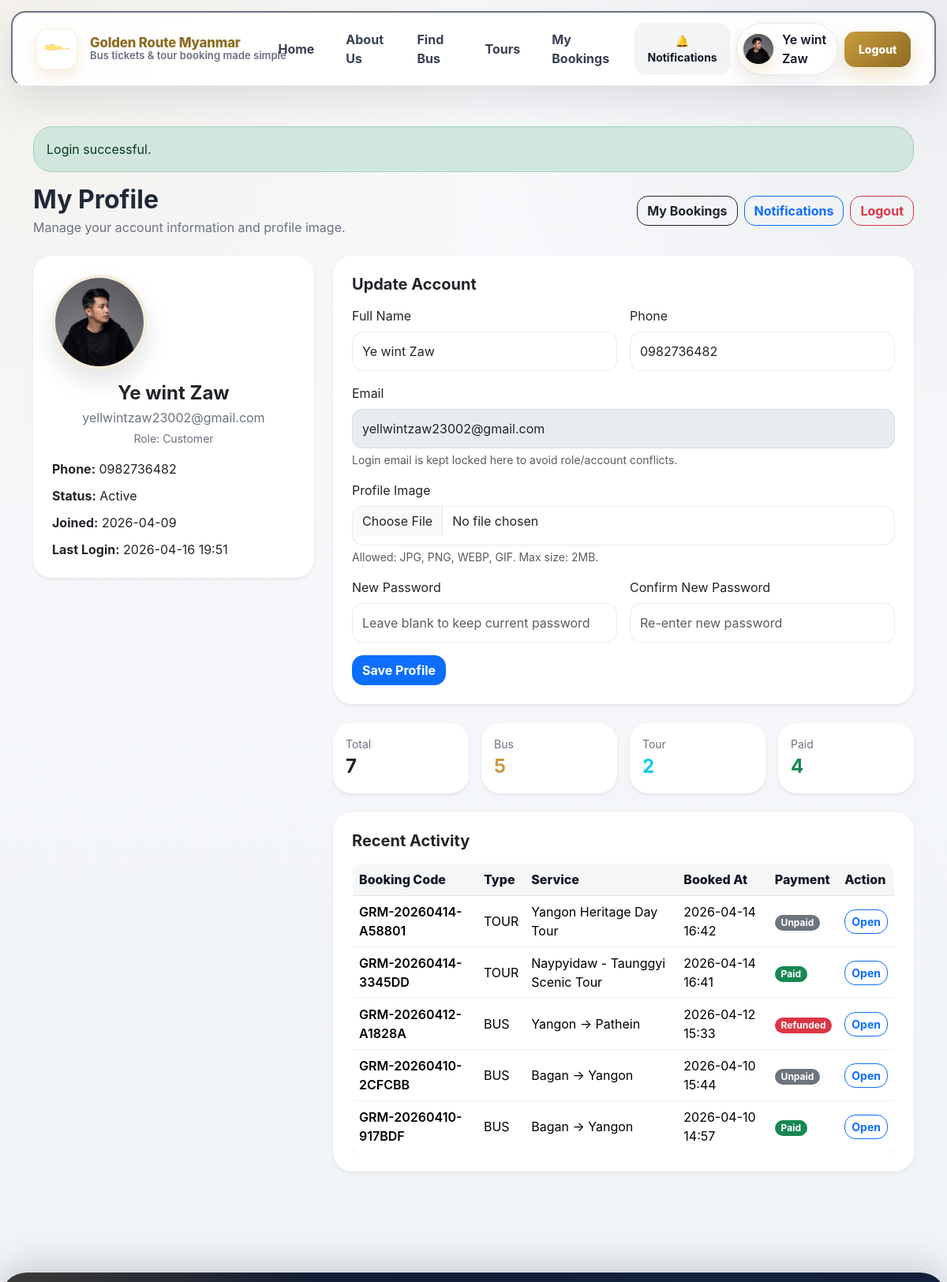
Page /account/profile.php (signed in, upper part) on the earlier database version.
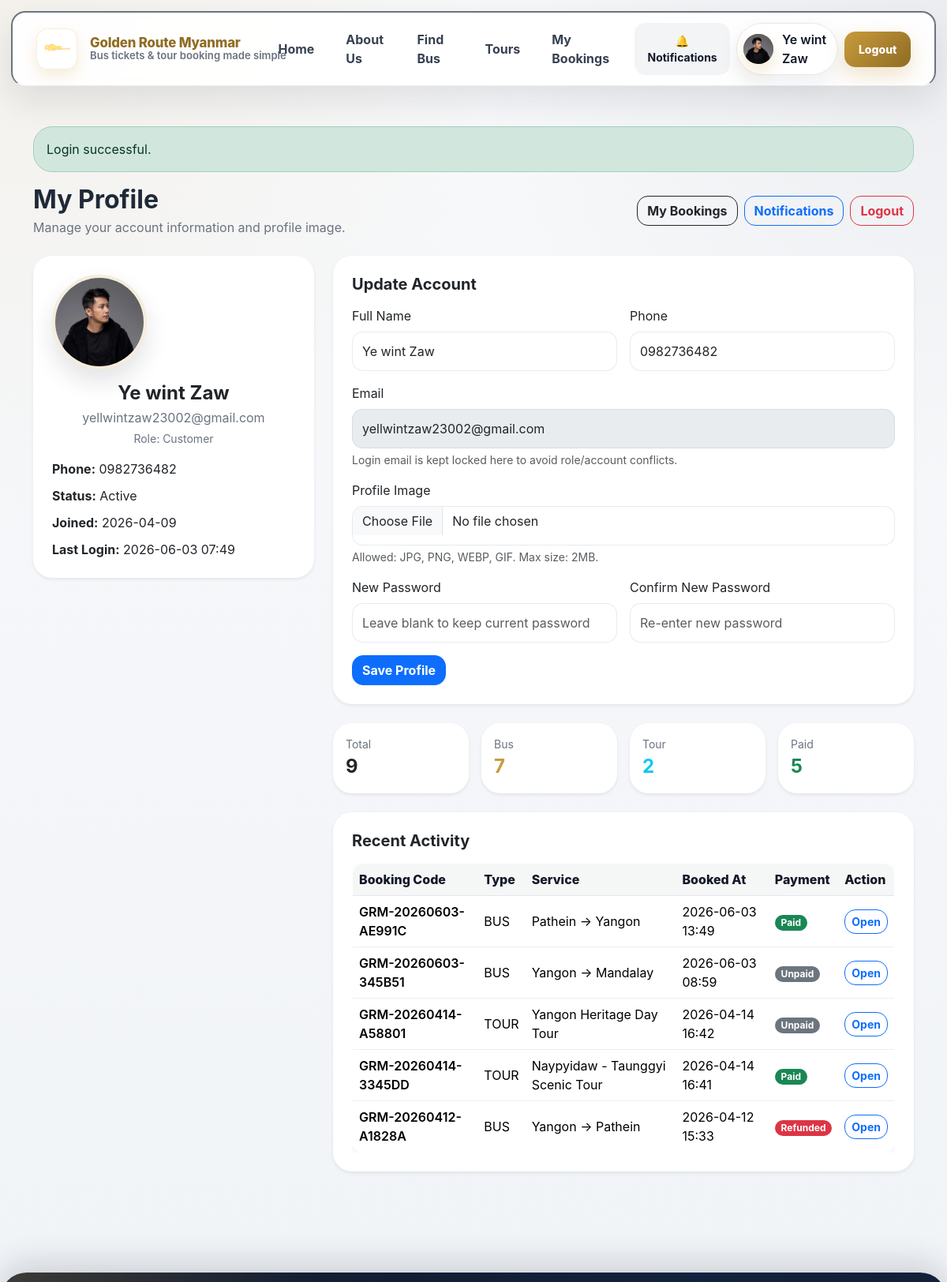
Same page on the later database version.
### tables this page shows
CREATE TABLE `users` (
  `id` bigint(20) UNSIGNED NOT NULL,
  `name` varchar(120) NOT NULL,
  `email` varchar(150) NOT NULL,
  `phone` varchar(30) DEFAULT NULL,
  `profile_image` varchar(255) DEFAULT NULL,
  `password` varchar(255) NOT NULL,
  `role` enum('super_admin','bus_admin','tour_admin','customer') NOT NULL DEFAULT 'customer',
  `status` enum('active','inactive','suspended') NOT NULL DEFAULT 'active',
  `email_verified_at` datetime DEFAULT NULL,
  `last_login_at` datetime DEFAULT NULL,
  `remember_token` varchar(100) DEFAULT NULL,
  `created_at` timestamp NOT NULL DEFAULT current_timestamp(),
  `updated_at` timestamp NOT NULL DEFAULT current_timestamp() ON UPDATE current_timestamp()
);

CREATE TABLE `bookings` (
  `id` bigint(20) UNSIGNED NOT NULL,
  `booking_code` varchar(50) NOT NULL,
  `user_id` bigint(20) UNSIGNED NOT NULL,
  `booking_type` enum('bus','tour') NOT NULL DEFAULT 'bus',
  `trip_id` bigint(20) UNSIGNED DEFAULT NULL,
  `tour_batch_id` bigint(20) UNSIGNED DEFAULT NULL,
  `passenger_count` int(10) UNSIGNED NOT NULL DEFAULT 1,
  `total_amount` decimal(12,2) NOT NULL DEFAULT 0.00,
  `status` enum('pending','confirmed','paid','cancelled','completed') NOT NULL DEFAULT 'pending',
  `payment_status` enum('unpaid','pending_review','paid','failed','refunded') NOT NULL DEFAULT 'unpaid',
  `notes` text DEFAULT NULL,
  `booked_at` datetime NOT NULL DEFAULT current_timestamp(),
  `created_at` timestamp NOT NULL DEFAULT current_timestamp(),
  `updated_at` timestamp NOT NULL DEFAULT current_timestamp() ON UPDATE current_timestamp()
);

CREATE TABLE `tour_packages` (
  `id` bigint(20) UNSIGNED NOT NULL,
  `company_id` bigint(20) UNSIGNED NOT NULL,
  `title` varchar(180) NOT NULL,
  `description` text DEFAULT NULL,
  `price` decimal(12,2) NOT NULL DEFAULT 0.00,
  `duration_days` int(10) UNSIGNED NOT NULL DEFAULT 1,
  `hotel_info` text DEFAULT NULL,
  `transport_info` text DEFAULT NULL,
  `route_info` text DEFAULT NULL,
  `itinerary` longtext DEFAULT NULL,
  `included_services` longtext DEFAULT NULL,
  `excluded_services` longtext DEFAULT NULL,
  `cover_image` varchar(255) DEFAULT NULL,
  `status` enum('draft','active','inactive') NOT NULL DEFAULT 'draft',
  `created_at` timestamp NOT NULL DEFAULT current_timestamp(),
  `updated_at` timestamp NOT NULL DEFAULT current_timestamp() ON UPDATE current_timestamp()
);

CREATE TABLE `cities` (
  `id` bigint(20) UNSIGNED NOT NULL,
  `name` varchar(100) NOT NULL,
  `state_region` varchar(100) DEFAULT NULL,
  `slug` varchar(120) DEFAULT NULL,
  `is_active` tinyint(1) NOT NULL DEFAULT 1,
  `created_at` timestamp NOT NULL DEFAULT current_timestamp(),
  `updated_at` timestamp NOT NULL DEFAULT current_timestamp() ON UPDATE current_timestamp()
);

### account/profile.php (the view, shortened to what the changed rows need)
<?php
require_once __DIR__ . '/../includes/auth.php';
require_once __DIR__ . '/../includes/profile_helper.php';
require_once __DIR__ . '/../includes/company_helper.php';
require_once __DIR__ . '/../includes/customer_history_helper.php';
$conn = getDBConnection();
$userId = (int)current_user_id();
$role = (string)current_user_role();
$userSql = "SELECT id, name, email, phone, role, status, profile_image, created_at, last_login_at FROM users WHERE id = ? LIMIT 1";
$userStmt = $conn->prepare($userSql);
$userStmt->bind_param('i', $userId);
$userStmt->execute();
$user = $userStmt->get_result()->fetch_assoc();
$historyRows = [];
$summary = null;
if ($role === 'customer') {
    $historyRows = fetch_customer_booking_history($conn, $userId);
    $summary = summarize_customer_booking_history($historyRows);
} elseif ($role === 'bus_admin') {
    $companyInfo = get_bus_admin_company($conn, $userId);
} elseif ($role === 'tour_admin') {
    $companyInfo = get_tour_admin_company($conn, $userId);
}
require_once __DIR__ . '/../includes/header.php';
?>
<div class="container py-5">
    <div class="d-flex flex-column flex-lg-row justify-content-between align-items-lg-center mb-4 gap-3">
        <div>
            <h2 class="fw-bold mb-1">My Profile</h2>
        </div>
    </div>
    <div class="row g-4">
        <div class="col-lg-4">
            <div class="card border-0 shadow-sm rounded-4 profile-side-card mb-4">
                <div class="card-body p-4 text-center">
                    <?php if ($profileImageUrl !== ''): ?>
                        <img src="<?php echo e($profileImageUrl); ?>" alt="<?php echo e($user['name']); ?>" class="profile-photo-lg mb-3">
                    <?php else: ?>
                        <div class="profile-photo-lg profile-photo-fallback mb-3 mx-auto">
                            <?php echo e(strtoupper(substr(trim((string)$user['name']), 0, 1) ?: 'U')); ?>
                        </div>
                    <?php endif; ?>
                    <h4 class="fw-bold mb-1"><?php echo e($user['name']); ?></h4>
                    <div class="text-muted mb-1"><?php echo e($user['email']); ?></div>
                    <div class="small text-muted mb-3">
                        Role: <?php echo e(ucwords(str_replace('_', ' ', $user['role']))); ?>
                    </div>
                    <div class="profile-meta-list text-start">
                        <div><strong>Phone:</strong> <?php echo e($user['phone'] ?: '-'); ?></div>
                        <div><strong>Status:</strong> <?php echo e(ucfirst((string)$user['status'])); ?></div>
                        <div><strong>Joined:</strong> <?php echo e(date('Y-m-d', strtotime((string)$user['created_at']))); ?></div>
                        <div><strong>Last Login:</strong> <?php echo !empty($user['last_login_at']) ? e(date('Y-m-d H:i', strtotime((string)$user['last_login_at']))) : '-'; ?></div>
                    </div>
                </div>
            </div>
        </div>
        <div class="col-lg-8">
            <div class="card border-0 shadow-sm rounded-4 mb-4">
                <div class="card-body p-4">
                    <form action="<?php echo BASE_URL; ?>actions/update_profile.php" method="POST" enctype="multipart/form-data">
                        <div class="row g-3">
                            <div class="col-md-6">
                                <label class="form-label">Full Name</label>
                                <input type="text" name="name" class="form-control" value="<?php echo e($user['name']); ?>" required>
                            </div>
                            <div class="col-md-6">
                                <label class="form-label">Phone</label>
                                <input type="text" name="phone" class="form-control" value="<?php echo e($user['phone'] ?? ''); ?>">
                            </div>
                            <div class="col-md-12">
                                <label class="form-label">Email</label>
                                <input type="email" class="form-control" value="<?php echo e($user['email']); ?>" disabled>
                                <div class="form-text">Login email is kept locked here to avoid role/account conflicts.</div>
                            </div>
                        </div>
                    </form>
                </div>
            </div>
            <?php if ($role === 'customer' && is_array($summary)): ?>
                <div class="row g-3 mb-4">
                    <div class="col-6 col-md-3">
                        <div class="card border-0 shadow-sm rounded-4 h-100">
                            <div class="card-body">
                                <div class="small text-muted">Total</div>
                                <div class="fs-4 fw-bold"><?php echo e($summary['total_bookings']); ?></div>
                            </div>
                        </div>
                    </div>
                    <div class="col-6 col-md-3">
                        <div class="card border-0 shadow-sm rounded-4 h-100">
                            <div class="card-body">
                                <div class="small text-muted">Bus</div>
                                <div class="fs-4 fw-bold text-primary"><?php echo e($summary['bus_bookings']); ?></div>
                            </div>
                        </div>
                    </div>
                    <div class="col-6 col-md-3">
                        <div class="card border-0 shadow-sm rounded-4 h-100">
                            <div class="card-body">
                                <div class="small text-muted">Tour</div>
                                <div class="fs-4 fw-bold text-info"><?php echo e($summary['tour_bookings']); ?></div>
                            </div>
                        </div>
                    </div>
                    <div class="col-6 col-md-3">
                        <div class="card border-0 shadow-sm rounded-4 h-100">
                            <div class="card-body">
                                <div class="small text-muted">Paid</div>
                                <div class="fs-4 fw-bold text-success"><?php echo e($summary['paid_bookings']); ?></div>
                            </div>
                        </div>
                    </div>
                </div>
                <div class="card border-0 shadow-sm rounded-4">
                    <div class="card-body p-4">
                        <h5 class="fw-bold mb-3">Recent Activity</h5>
                        <?php if (empty($historyRows)): ?>
                            <div class="alert alert-info mb-0">You do not have any bookings yet.</div>
                        <?php else: ?>
                            <div class="table-responsive">
                                <table class="table align-middle mb-0">
                                    <thead class="table-light">
                                        <tr>
                                            <th>Booking Code</th>
                                            <th>Type</th>
                                            <th>Service</th>
                                            <th>Booked At</th>
                                            <th>Payment</th>
                                            <th>Action</th>
                                        </tr>
                                    </thead>
                                    <tbody>
                                        <?php foreach (array_slice($historyRows, 0, 5) as $row): ?>
                                            <tr>
                                                <td class="fw-semibold"><?php echo e($row['booking_code']); ?></td>
                                                <td><?php echo e(strtoupper($row['booking_type'])); ?></td>
                                                <td>
                                                    <?php if ($row['booking_type'] === 'bus'): ?>
                                                        <?php echo e($row['from_city_name']); ?> → <?php echo e($row['to_city_name']); ?>
                                                    <?php else: ?>
                                                        <?php echo e($row['package_title']); ?>
                                                    <?php endif; ?>
                                                </td>
                                                <td><?php echo e(date('Y-m-d H:i', strtotime((string)$row['booked_at']))); ?></td>
                                                <td>
                                                    <span class="badge bg-<?php echo e(customer_history_badge_class((string)$row['payment_status'])); ?>">
                                                        <?php echo e(customer_history_format_status((string)$row['payment_status'])); ?>
                                                    </span>
                                                </td>
                                                <td>
                                                    <a href="<?php echo BASE_URL; ?>customer/bookings.php" class="btn btn-sm btn-outline-primary">Open</a>
                                                </td>
                                            </tr>
                                        <?php endforeach; ?>
                                    </tbody>
                                </table>
                            </div>
                        <?php endif; ?>
                    </div>
                </div>
            <?php endif; ?>
        </div>
    </div>
</div>
<?php require_once __DIR__ . '/../includes/footer.php'; ?>

### includes/header.php (shortened to what the changed rows need)
<?php
require_once __DIR__ . '/../config.php';
require_once __DIR__ . '/auth.php';
require_once __DIR__ . '/profile_helper.php';
$currentUser = current_user();
$profileLink = BASE_URL . 'account/profile.php';
$displayName = (string) ($currentUser['name'] ?? 'Account');
$trimmedName = trim($displayName);
$initial = $trimmedName !== '' ? strtoupper(substr($trimmedName, 0, 1)) : 'U';
$profileImageUrl = profile_public_path($currentUser['profile_image'] ?? '');
?>
<!DOCTYPE html>
<html lang="en">
<head>
    <link rel="stylesheet" href="<?= BASE_URL ?>assets/bootstrap/css/bootstrap.min.css">
    <link rel="stylesheet" href="<?php echo BASE_URL; ?>assets/css/style.css?v=20260414v4">
    <link rel="stylesheet" href="<?= BASE_URL ?>assets/bootstrap-icons/font/bootstrap-icons.css">
</head>
<body>
    <header class="site-header ">
        <div class="floating-nav-wrap">
            <nav class="navbar navbar-expand-lg navbar-light floating-nav border border-2 border-secondary rounded-3">
                <div class="container px-lg-3">
                    <div class="collapse navbar-collapse" id="mainNavbar">
                        <div
                            class="d-flex flex-column flex-lg-row align-items-stretch align-items-lg-center gap-2 ms-lg-3">
                            <?php if (is_logged_in()): ?>
                                <a href="<?php echo BASE_URL; ?>notifications.php" class="btn btn-nav-soft btn-sm">
                                    🔔 Notifications
                                </a>
                                <a href="<?php echo $profileLink; ?>" class="user-pill"
                                    title="<?php echo htmlspecialchars($displayName, ENT_QUOTES, 'UTF-8'); ?>">
                                    <?php if ($profileImageUrl !== ''): ?>
                                        <img src="<?php echo e($profileImageUrl); ?>" alt="<?php echo e($displayName); ?>"
                                            class="user-avatar user-avatar-img">
                                    <?php else: ?>
                                        <span
                                            class="user-avatar"><?php echo htmlspecialchars($initial, ENT_QUOTES, 'UTF-8'); ?></span>
                                    <?php endif; ?>
                                    <span class="d-none d-md-inline fw-semibold">
                                        <?php echo htmlspecialchars($displayName, ENT_QUOTES, 'UTF-8'); ?>
                                    </span>
                                </a>
                                <a href="<?php echo BASE_URL; ?>logout.php" class="btn btn-brand btn-sm">Logout</a>
                            <?php endif; ?>
                        </div>
                    </div>
                </div>
            </nav>
        </div>
    </header>

Differences in the rows shown:
no longer on this page (row unchanged): bookings: booking_code "GRM-20260410-2CFCBB", booking_type "BUS", cities.name "Bagan", cities.name "Yangon", booked_at "2026-04-10 15:44", payment_status "Unpaid"
no longer on this page (row unchanged): bookings: booking_code "GRM-20260410-917BDF", booking_type "BUS", cities.name "Bagan", cities.name "Yangon", booked_at "2026-04-10 14:57", payment_status "Paid"
changed users "Ye wint Zaw": last_login_at "2026-04-16 19:51" → "2026-06-03 07:49"
added bookings: booking_code "GRM-20260603-AE991C", booking_type "BUS", cities.name "Pathein", cities.name "Yangon", booked_at "2026-06-03 13:49", payment_status "Paid"
added bookings: booking_code "GRM-20260603-345B51", booking_type "BUS", cities.name "Yangon", cities.name "Mandalay", booked_at "2026-06-03 08:59", payment_status "Unpaid"
Other differences:
$summary['total_bookings']: "7" → "9"
$summary['bus_bookings']: "5" → "7"
$summary['paid_bookings']: "4" → "5"
